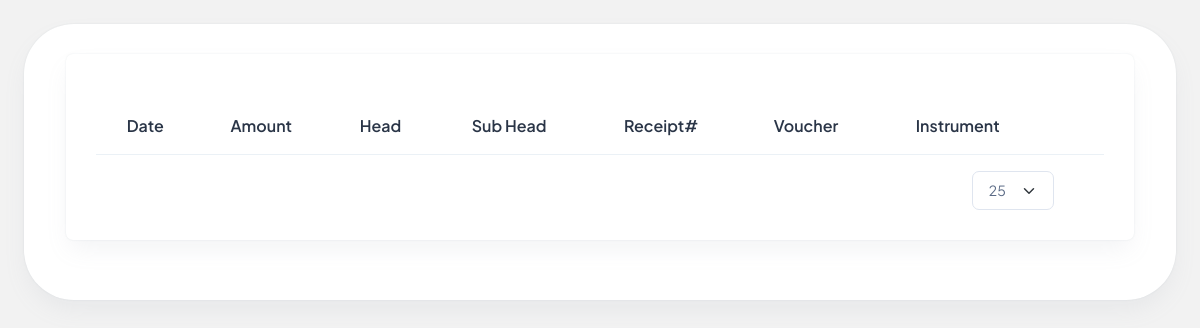
Page /summarytable (signed in) on the earlier database version.
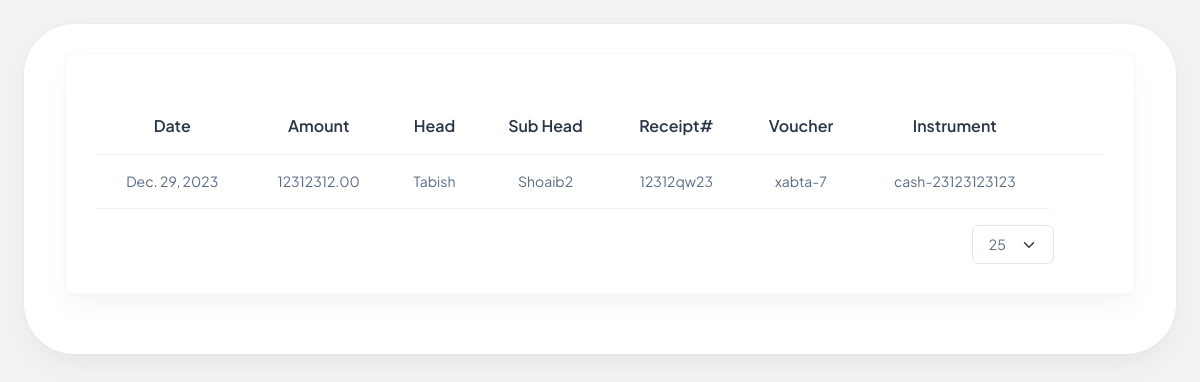
Same page on the later database version.
### Accountapp/models.py (models this page shows, shortened)
class AccountingEntry(models.Model):
    date = models.DateField(auto_now_add=True)
    amount = models.DecimalField(max_digits=10, decimal_places=2)
    head = models.ForeignKey(Head, on_delete=models.CASCADE)
    sub_head = models.ForeignKey(Shead, on_delete=models.CASCADE)
    description = models.TextField()
    receipt_number = models.CharField(max_length=20)
    charge_by = models.ForeignKey(
        charge, on_delete=models.CASCADE, null=True, blank=True
    )
    voucher = models.CharField(max_length=50, null=True, blank=True, unique=True)
    paid_by = models.ForeignKey(paid, on_delete=models.CASCADE, null=True, blank=True)
    claim_by = models.ForeignKey(claim, on_delete=models.CASCADE, null=True, blank=True)
    instrument = models.CharField(
        max_length=10,
        null=True,
        blank=True,
        choices=[("cash", "Cash"), ("cheque", "Cheque"), ("online", "Online Transfer")],
    )
    cash_number = models.CharField(max_length=20, default=0, null=True, blank=True)
    cheque_number = models.CharField(max_length=20, default=0, null=True, blank=True)
    online_number = models.CharField(max_length=20, default=0, null=True, blank=True)
    vendors = models.ForeignKey(Vendor, null=True, blank=True, on_delete=models.CASCADE)
    attachments = models.FileField(upload_to="attachments/", null=True, blank=True)
    comments = models.TextField()

class Head(models.Model):
    name = models.CharField(max_length=50)

class Shead(models.Model):
    name = models.CharField(max_length=50)
    head = models.ForeignKey(Head, on_delete=models.CASCADE)
    def __str__(self):
        return self.name

### Accountapp/views.py (the view)
# urls.py: path("summarytable", views.tsummary, name="summarytable"),
@login_required(login_url="signin")
def tsummary(request):
    today = date.today()
    todayentry = AccountingEntry.objects.filter(date=today)
    return render(request, "summarytable.html", locals())

### Accountapp/templates/summarytable.html (shortened to what this page needs)
<!DOCTYPE html>
<html lang="en">
  <head>
    {% load static %}
    <link rel="stylesheet" href="https://code.jquery.com/ui/1.12.1/themes/base/jquery-ui.css" />
    <link rel="stylesheet" href="{% static 'css/styles.min.css' %}" />
    <link rel="stylesheet" href="{% static 'css/custom.css' %}" />
  </head>
  <body>
    <div class="page-wrapper" id="main-wrapper" data-layout="horizontal" data-navbarbg="skin6" data-header-position="fixed">
      <div class="body-wrapper">
        <div class="container-fluid">
          <div class="card my-navbar">
            <div class="card-body d-flex justify-content-between">
        <div class="container-fluid">
          <div class="card">
            <div class="card-body pt-2">
              <div class="table-responsive">
                <div class="d-flex justify-content-end align-items-center">
                  <a href="{% url 'home' %}" class="text-primary" style="font-size: 1.5rem;"><i class="ti ti-square-plus"></i></a>
                </div>
                <table id="accounting-table" class="table text-nowrap mb-0 align-middle">
                  <thead class="text-dark fs-4 text-center">
                    <tr>
                      <th>Date</th>
                      <th>Amount</th>
                      <th>Head</th>
                      <th>Sub Head</th>
                      <th>Receipt#</th>
                      <th>Voucher</th>
                      <th>Instrument</th>
                      <th>
                        <div class="d-flex justify-content-center">
                          <div>
                            <a class="nav-icon-hover text-primary" href="javascript:void(0)" id="drop3" data-bs-toggle="dropdown" aria-expanded="false"><strong><i class="ti ti-dots-vertical" style="font-size: 1rem;"></i></strong></a>
                          </div>
                        </div>
                      </th>
                    </tr>
                  </thead>
                  <tbody>
                    {% for entry in todayentry|slice:'-10:' %}
                      <tr class="text-center">
                        <td>{{ entry.date }}</td>
                        <td>{{ entry.amount }}</td>
                        <td>{{ entry.head.name }}</td>
                        <td>{{ entry.sub_head }}</td>
                        <td>{{ entry.receipt_number }}</td>
                        <td>{{ entry.voucher }}</td>
                        {% if entry.instrument == 'cash' or entry.instrument == 'Cash' %}
                          <td>{{ entry.instrument }}-{{ entry.cash_number }}</td>
                        {% elif entry.instrument == 'Cheque' or entry.instrument == 'cheque' %}
                          <td>{{ entry.instrument }}-{{ entry.cheque_number }}</td>
                        {% else %}
                          <td>{{ entry.instrument }}-{{ entry.online_number }}</td>
                        {% endif %}
                      </tr>
                    {% endfor %}
                  </tbody>
                </table>
              </div>
              <div class="d-flex align-items-center justify-content-end">
                <div class="text-center mt-3 me-2">
                  <select id="recordsPerPage" class="form-select" onchange="updateTableRows()">
                    <option value="50" selected>25</option>
                  </select>
                </div>
                <div class="text-center mt-3">
                  <button onclick="loadPreviousRows()" id="loadPreviousButton" class="btn btn-primary text-primary mr-2" style="background-color: transparent; border: none; padding: 0;"><i class="ti ti-square-arrow-left toggle-buttons"></i></button>
                  <button onclick="loadNextRows()" id="loadNextButton" class="btn btn-primary text-primary" style="background-color: transparent; border: none; padding: 0;"><i class="ti ti-square-arrow-right toggle-buttons"></i></button>
                </div>
              </div>
            </div>
          </div>
        </div>
      </div>
    </div>
  </body>
</html>

Differences in the rows shown:
added AccountingEntry: date "Dec. 29, 2023", amount "12312312.00", head.name "Tabish", sub_head "Shoaib2", receipt_number "12312qw23", voucher "xabta-7", instrument "cash", cash_number "23123123123"
